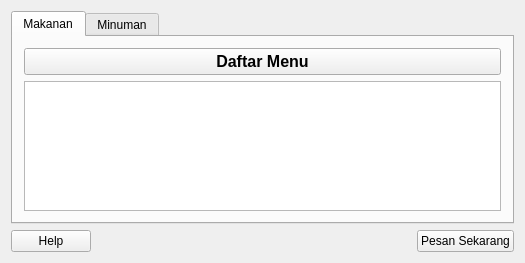
<?xml version="1.0" encoding="UTF-8"?>
<ui version="4.0">
 <class>ClientSocket</class>
 <widget class="QWidget" name="ClientSocket">
  <property name="geometry">
   <rect>
    <x>0</x>
    <y>0</y>
    <width>525</width>
    <height>263</height>
   </rect>
  </property>
  <property name="windowTitle">
   <string>ClientSocket</string>
  </property>
  <layout class="QVBoxLayout" name="verticalLayout">
   <item>
    <widget class="QTabWidget" name="tabWidget">
     <property name="currentIndex">
      <number>0</number>
     </property>
     <widget class="QWidget" name="tabMakanan">
      <attribute name="title">
       <string>Makanan</string>
      </attribute>
      <layout class="QVBoxLayout" name="verticalLayout_2">
       <item>
        <widget class="QPushButton" name="pushButton_3">
         <property name="sizePolicy">
          <sizepolicy hsizetype="Minimum" vsizetype="Expanding">
           <horstretch>0</horstretch>
           <verstretch>0</verstretch>
          </sizepolicy>
         </property>
         <property name="font">
          <font>
           <pointsize>12</pointsize>
           <weight>75</weight>
           <bold>true</bold>
          </font>
         </property>
         <property name="text">
          <string>Daftar Menu</string>
         </property>
        </widget>
       </item>
       <item>
        <widget class="QTextEdit" name="fakturMakanan"/>
       </item>
      </layout>
     </widget>
     <widget class="QWidget" name="tabMinuman">
      <attribute name="title">
       <string>Minuman</string>
      </attribute>
      <layout class="QVBoxLayout" name="verticalLayout_3">
       <item>
        <widget class="QPushButton" name="pushButton_4">
         <property name="sizePolicy">
          <sizepolicy hsizetype="Minimum" vsizetype="Expanding">
           <horstretch>0</horstretch>
           <verstretch>0</verstretch>
          </sizepolicy>
         </property>
         <property name="font">
          <font>
           <pointsize>12</pointsize>
           <weight>75</weight>
           <bold>true</bold>
          </font>
         </property>
         <property name="text">
          <string>Daftar Minuman</string>
         </property>
        </widget>
       </item>
       <item>
        <widget class="QTextEdit" name="textEdit_2"/>
       </item>
      </layout>
     </widget>
    </widget>
   </item>
   <item>
    <layout class="QHBoxLayout" name="horizontalLayout">
     <item>
      <widget class="QPushButton" name="pushButton">
       <property name="text">
        <string>Help</string>
       </property>
      </widget>
     </item>
     <item>
      <spacer name="horizontalSpacer">
       <property name="orientation">
        <enum>Qt::Horizontal</enum>
       </property>
       <property name="sizeHint" stdset="0">
        <size>
         <width>40</width>
         <height>20</height>
        </size>
       </property>
      </spacer>
     </item>
     <item>
      <widget class="QPushButton" name="pushButton_2">
       <property name="text">
        <string>Pesan Sekarang</string>
       </property>
      </widget>
     </item>
    </layout>
   </item>
  </layout>
 </widget>
 <layoutdefault spacing="6" margin="11"/>
 <resources/>
 <connections/>
</ui>
